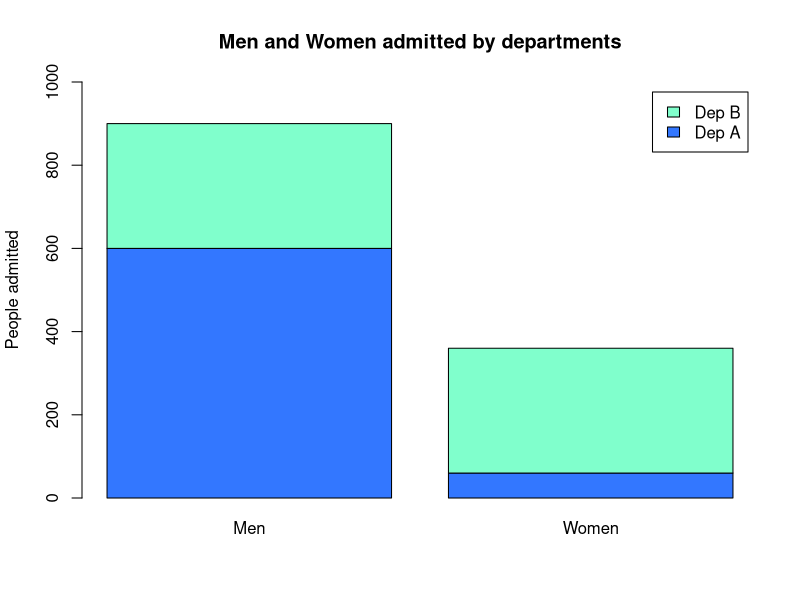
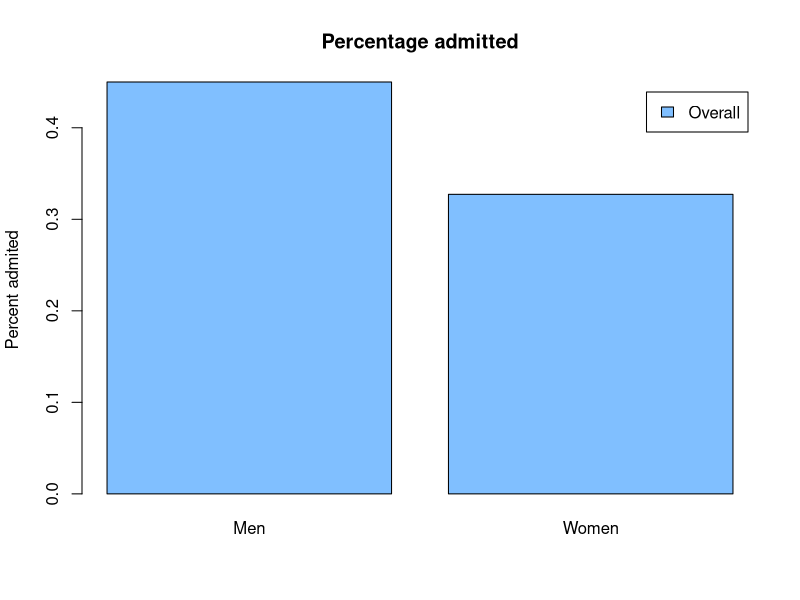

The R script that drew these images, in order:
## ---- chunk 1

men <- c(1000,1000)
women <- c(100,1000)

dep <- c(0.6,0.3)

men_addmited <- (men*dep)
women_addmited <- (women*dep)
addmited <- c(men_addmited, women_addmited)

addmited <- matrix(addmited, nrow = 2)
x <- c(sum(addmited[1,]), sum(addmited[2,]))

b <- barplot(addmited, col = c('#3377ff','#80ffcc'), ylab = "People admitted", names.arg = c("Men", "Women"), ylim = c(0,1000), main = "Men and Women admitted by departments", legend = c("Dep A", "Dep B")) 


## ---- chunk 2
addmited_percent <- c((sum(men_addmited)/2000),(sum(women_addmited)/1100))
b <- barplot(addmited_percent, col = c('#80bfff'), ylab = "Percent admited", names.arg = c("Men", "Women"), main = "Percentage admitted", legend = c("Overall"))

